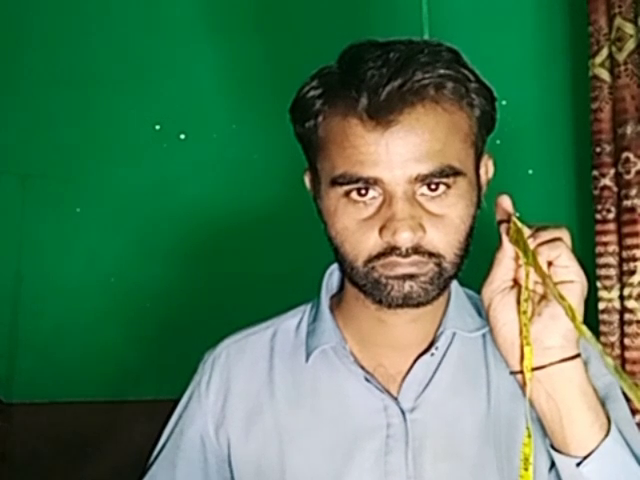
#> input picture 5_sem project/Ref_image.png, 640 x 480 px
$ python 'speed and distance.py'
#> lines starting #> are read from the running program, lines starting #| are printed output that depends on the picture; pictures that were not available may be replaced by others from this repository, and a replacement may not be noted
# install opencv "pip install opencv-python"
import cv2

# distance from camera to object(face) measured
# centimeter
Known_distance = 76.2

# width of face in the real world or Object Plane
# centimeter
Known_width = 14.3

# Colors
GREEN = (0, 255, 0)
RED = (0, 0, 255)
WHITE = (255, 255, 255)
BLACK = (0, 0, 0)

# defining the fonts
fonts = cv2.FONT_HERSHEY_COMPLEX

# face detector object
face_detector = cv2.CascadeClassifier("haarcascade_fullbody.xml")

# focal length finder function
def Focal_Length_Finder(measured_distance, real_width, width_in_rf_image):

	# finding the focal length
	focal_length = (width_in_rf_image * measured_distance) / real_width
	return focal_length

# distance estimation function
def Distance_finder(Focal_Length, real_face_width, face_width_in_frame):

	distance = (real_face_width * Focal_Length)/face_width_in_frame

	# return the distance
	return distance


def face_data(image):

	face_width = 0 # making face width to zero

	# converting color image to gray scale image
	gray_image = cv2.cvtColor(image, cv2.COLOR_BGR2GRAY)

	# detecting face in the image
	faces = face_detector.detectMultiScale(gray_image, 1.3, 5)

	# looping through the faces detect in the image
	# getting coordinates x, y , width and height
	for (x, y, h, w) in faces:

		# draw the rectangle on the face
		cv2.rectangle(image, (x, y), (x+w, y+h), GREEN, 2)

		# getting face width in the pixels
		face_width = w

	# return the face width in pixel
	return face_width


# reading reference_image from directory
ref_image = cv2.imread("Ref_image.png")
#> ref_image is the input picture: shape (480, 640, 3); mean B, G, R 84.9, 119.6, 77.6

# find the face width(pixels) in the reference_image
ref_image_face_width = face_data(ref_image)
#> in face_data, `gray_image = cv2.cvtColor(image, cv2.COLOR_BGR2GRAY)`:
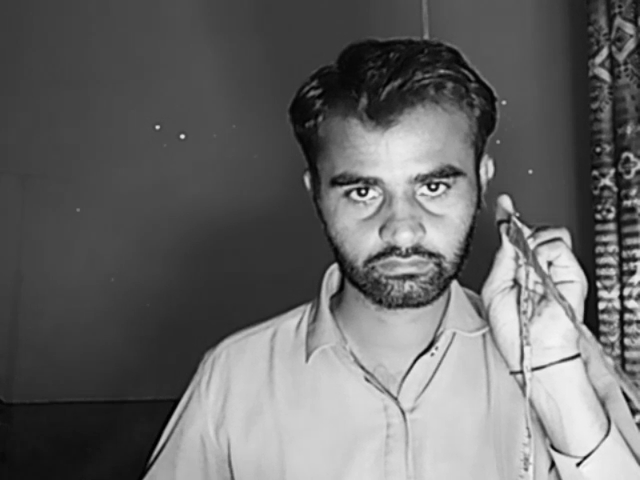
#> gray_image: shape (480, 640); min 0, max 247, mean 103
#> in face_data, `faces = face_detector.detectMultiScale(gray_image, 1.3, 5)`: faces = ()
#> ref_image_face_width = 0

# get the focal by calling "Focal_Length_Finder"
# face width in reference(pixels),
# Known_distance(centimeters),
# known_width(centimeters)
Focal_length_found = Focal_Length_Finder(
	Known_distance, Known_width, ref_image_face_width)
#> Focal_length_found = 0

print(Focal_length_found)
#| 0.0

# show the reference image
cv2.imshow("ref_image", ref_image)

# initialize the camera object so that we
# can get frame from it
cap = cv2.VideoCapture("in.avi")

# looping through frame, incoming from
# camera/video
while True:

	# reading the frame from camera
	_, frame = cap.read()
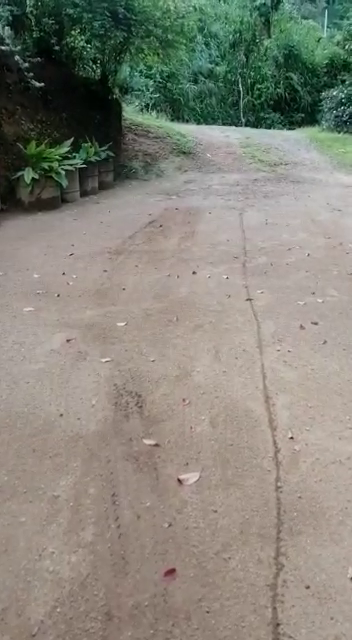
#> input picture frame 40 of 5_sem project/bike_left_01.mp4, 352 x 640 px, given in place of in.avi, which was not available
#> frame is the input picture: shape (640, 352, 3); mean B, G, R 122.4, 133.3, 134.6

	# calling face_data function to find
	# the width of face(pixels) in the frame
	face_width_in_frame = face_data(frame)
#> in face_data (call 2), `gray_image = cv2.cvtColor(image, cv2.COLOR_BGR2GRAY)`:
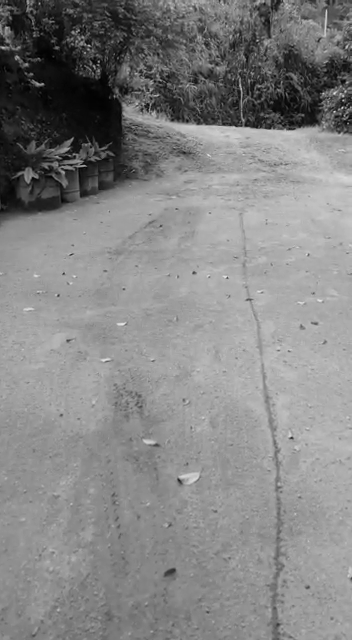
#> gray_image: shape (640, 352); min 0, max 231, mean 132.3
#> face_width_in_frame = 0

	# check if the face is zero then not
	# find the distance
	if face_width_in_frame != 0:

		# finding the distance by calling function
		# Distance finder function need
		# these arguments the Focal_Length,
		# Known_width(centimeters),
		# and Known_distance(centimeters)
		Distance = Distance_finder(
			Focal_length_found, Known_width, face_width_in_frame)

		# draw line as background of text
		cv2.line(frame, (30, 30), (230, 30), RED, 32)
		cv2.line(frame, (30, 30), (230, 30), BLACK, 28)

		# Drawing Text on the screen
		cv2.putText(
			frame, f"Distance: {round(Distance,2)} CM", (30, 35),
		fonts, 0.6, GREEN, 2)

	# show the frame on the screen
	cv2.imshow("frame", frame)

	# quit the program if you press 'q' on keyboard
	if cv2.waitKey(1) == ord("q"):
#> (key q is pressed here)
		break

# closing the camera
cap.release()

# closing the windows that are opened
cv2.destroyAllWindows()
